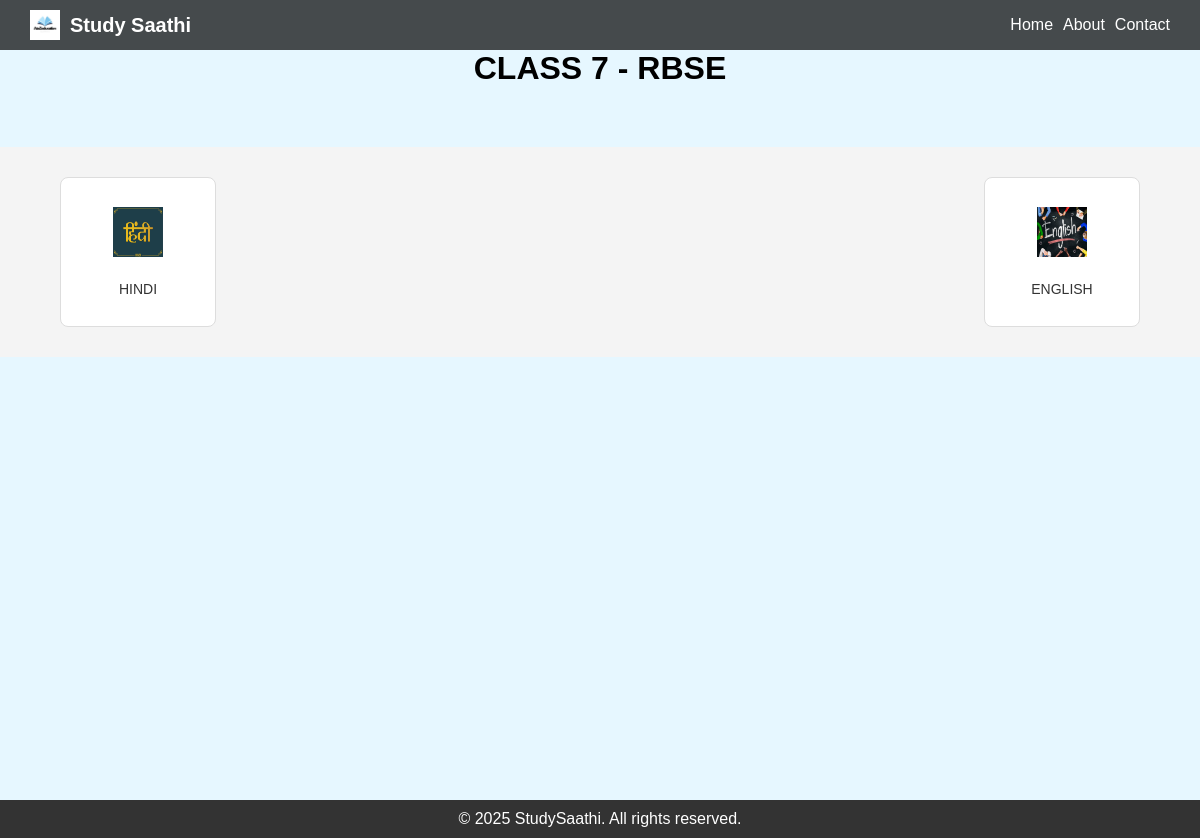
Screenshot of /class/2/heading/1/subjects/ with the database file from the repository.
### educational/models.py (models this page shows, shortened)
class ClassName(models.Model):
    name = models.CharField(max_length=255, unique=True)  # Unique class name
    image = models.ImageField(upload_to='cards/images/')
    card_color = models.CharField(max_length=7, default='#ffffff')  # Hex color code

class Heading(models.Model):
    title = models.CharField(max_length=255)
    underline = models.BooleanField(default=True)

class TitleClassSubject(models.Model):
    title_class = models.ForeignKey(TitleClass, on_delete=models.CASCADE, related_name='subjects')
    subject = models.ForeignKey(Subject, on_delete=models.CASCADE, related_name='title_class_subjects')
    class Meta:
        unique_together = ('title_class', 'subject')  # Prevent duplicate combinations

class Subject(models.Model):
    name = models.CharField(max_length=255, unique=True, null=True)  # Unique subject name

### educational/views.py (the view)
# urls.py: path('class/<int:class_id>/heading/<int:heading_id>/subjects/', views.subjects, name='subjects'),
def subjects(request, class_id, heading_id):
    class_obj = get_object_or_404(ClassName, id=class_id)
    heading = get_object_or_404(Heading, id=heading_id)
    title_class = get_object_or_404(TitleClass, title=heading, class_name=class_obj)
    subjects = TitleClassSubject.objects.filter(title_class=title_class)
    return render(request, 'educational/subjects.html', {'class_obj': class_obj, 'heading': heading, 'subjects': subjects})

### educational/templates/educational/subjects.html (shortened to what this page needs)
{% extends "educational/base.html" %}
{% load static %}
{% block extra_styles %}
    <link rel="stylesheet" href="{% static 'educational/css/subject.css' %}">
{% endblock %}
{% block navbar %}
    {% include "educational/navbar.html" %}
{% endblock %}
{% block content %}
    <center><h1>{{ class_obj.name }} - {{ heading.title }}</h1></center>
    <div class="resource-section" id="dark">
        <div class="container">
            <div class="row">
                {% for class_subject in subjects %}
                <div class="col-sm-2">
                    <div class="res-box">
                        <a href="{% url 'subject_detail' class_id=class_obj.id subject_id=class_subject.subject.id %}">
                            <img src="{% static 'educational/images/'|add:class_subject.subject.name|add:'.jpg' %}" alt="{{ class_subject.subject.name }}">
                            <p>{{ class_subject.subject.name }}</p>
                        </a>
                    </div>
                </div>
                {% endfor %}
            </div>
        </div>
    </div>
{% endblock %}

### educational/static/educational/css/base.css (style rules this page uses)
* { margin: 0; padding: 0; box-sizing: border-box; }
html, body { overflow-x: hidden; overflow-y: auto; }
body { font-family: Arial, sans-serif; background-color: #e6f7ff; display: flex; flex-direction: column; min-height: calc(100vh - 100px); padding-top: 50px; }

### educational/static/educational/css/subject.css (style rules this page uses)
* { margin: 0; padding: 0; box-sizing: border-box; }
body { font-family: Arial, sans-serif; background-color: #e6f7ff; }
.resource-section { background-color: #f4f4f4; padding: 20px 0; margin-top: 60px; }
.container { width: 90%; margin: 0 auto; }
.row { display: flex; flex-wrap: wrap; justify-content: space-between; margin: 0 -10px; }
.col-sm-2 { flex: 0 0 16%; max-width: 16%; padding: 10px; box-sizing: border-box; }
.res-box { background: #fff; border: 1px solid #ddd; text-align: center; padding: 10px; border-radius: 8px; transition: transform 0.3s ease; width: 100%; height: 150px; display: flex; flex-direction: column; align-items: center; justify-content: center; }
.res-box img { width: 50px; height: 50px; margin-bottom: 10px; }
.res-box p { margin-top: 10px; font-size: 14px; color: #333; }
.res-box a { text-decoration: none; color: inherit; }

### educational/static/educational/css/navbar.css (style rules this page uses)
body { padding-top: 50px; }

### rows the page displays
ClassName: name "CLASS 7"
Heading: title "RBSE"
TitleClassSubject: subject.name (picture), subject.name "HINDI"
TitleClassSubject: subject.name (picture), subject.name "ENGLISH"
